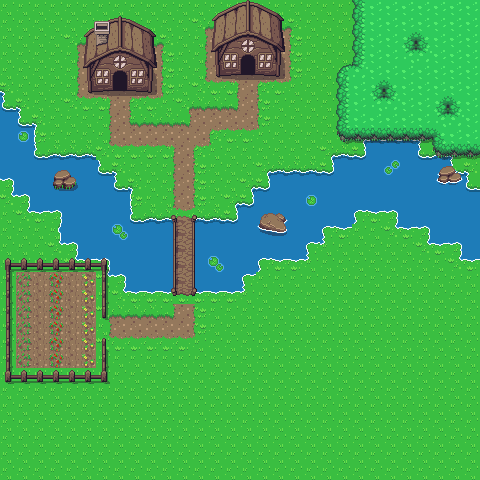

Rendered tile map (Tiled .tmx) drawn with the repository's tilesets; below, a short description and the map source with its tile grids summarised:
An orthogonal 30x30 tile map with 16x16 px tiles, 8 tile layers (Ground, River, River objects, Roads, ...) and 1 object (Warp).

<map version="1.10" tiledversion="1.10.2" orientation="orthogonal" renderorder="right-down" width="30" height="30" tilewidth="16" tileheight="16" infinite="0" nextlayerid="11" nextobjectid="3">
 <tileset firstgid="1" source="../gfx/Overworld.tsx" />
 <layer id="1" name="Ground" width="30" height="30">
  <data>[900 cells, 900 non-empty, 1 distinct tile ids]</data>
 </layer>
 <layer id="4" name="River" width="30" height="30">
  <data>[900 cells, 214 non-empty, 13 distinct tile ids]</data>
 </layer>
 <layer id="9" name="River objects" width="30" height="30">
  <data>[900 cells, 17 non-empty, 15 distinct tile ids]</data>
 </layer>
 <layer id="7" name="Roads" width="30" height="30">
  <data>[900 cells, 178 non-empty, 18 distinct tile ids]</data>
 </layer>
 <layer id="10" name="Fence" width="30" height="30">
  <data>[900 cells, 25 non-empty, 8 distinct tile ids]</data>
 </layer>
 <layer id="6" name="Houses" width="30" height="30">
  <data>[900 cells, 50 non-empty, 29 distinct tile ids]</data>
 </layer>
 <layer id="8" name="Trees" width="30" height="30">
  <data>[900 cells, 80 non-empty, 9 distinct tile ids]</data>
 </layer>
 <layer id="5" name="Bridge" width="30" height="30">
  <data>[900 cells, 18 non-empty, 9 distinct tile ids]</data>
 </layer>
 <objectgroup id="3" name="Objects">
  <object id="1" name="house1_warp" type="Warp" x="112" y="80" width="16" height="16" />
 </objectgroup>
</map>
